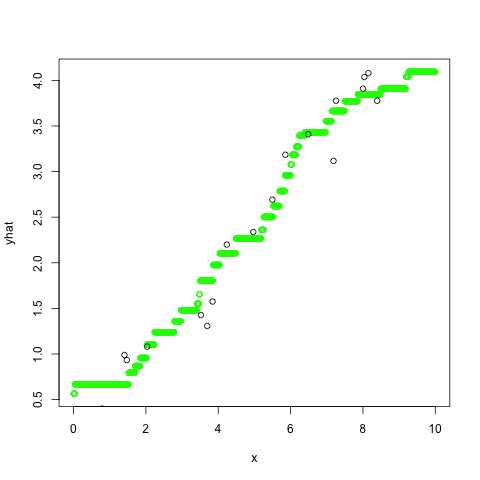

Reproduce this figure in R.
# Graph the technique described by Trevor Hastie in Lecture 2.1

set.seed(37)

# Generate sample data
n <- 20
x0 <- sort(runif(n, min=0, max=10))
y0 <- 0.5 * x0 + rnorm(n, sd=0.2)

Estimate <- function(x, neighborhood=2){
    # Estimates x as the average value of y within neighborhood
    # Note this implementation is not k nearest neighbors,
    # since it uses a neighborhood of fixed size.
    mean(y0[abs(x - x0) < neighborhood])
}

x <- seq(0, 10, length.out=2000)
yhat <- sapply(x, Estimate)

png('neighbor.png')
plot(x, yhat, col='green')
points(x0, y0)
dev.off()
